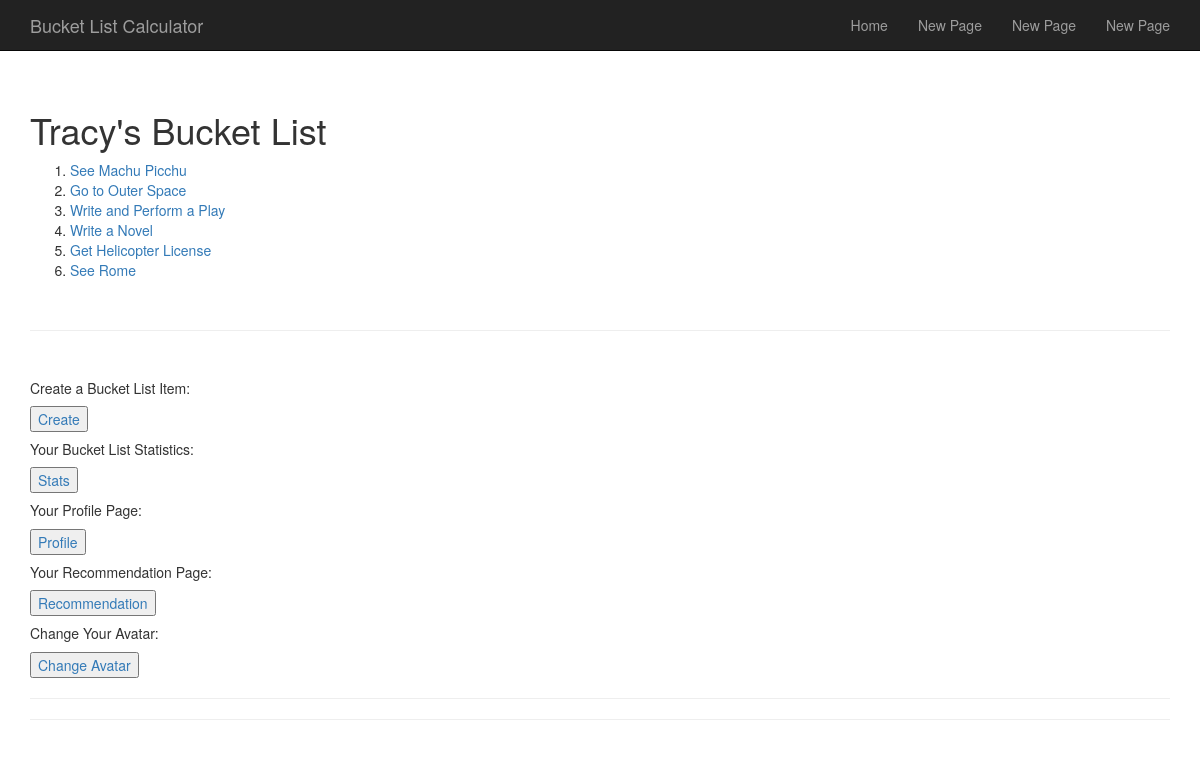
The page /bucketlist/mylist/ (signed in) on the database its author committed.
### BucketList/models.py (models this page shows, shortened)
class BucketListItem(models.Model):
    text = models.CharField(max_length = 200)
    pub_by = models.ForeignKey(User,editable = False)
    pub_date = models.DateTimeField(editable=False)
    goal_type = models.CharField(choices = CHOICES, max_length = 200)
    cost = models.IntegerField(max_length = 20)
    time = models.IntegerField(max_length = 20)
    hours = models.IntegerField(max_length = 20)
    crossed_off = models.BooleanField(editable = False)
    def recently_added(self):
        return self.pub_date >= timezone.now() - datetime.timedelta(days = 1)
    recently_added.boolean = True

### BucketList/views.py (the view)
@login_required
def my_list(request):
    personal_list = BucketListItem.objects.all().filter(pub_by = request.user.id)
    context = {'personal_list': personal_list,
                      'user': request.user.username
                    }
    return render(request, 'BucketList/mylist.html', context)

### BucketList/templates/BucketList/mylist.html (shortened to what this page needs)
{% extends 'base.html' %}
{% block content %}
{% if user %}
    <br/>
    <h1>{{user}}'s Bucket List</h1>
    {% load avatar_tags %}
    {% load inbox %}
    {% if personal_list %}
        <ol>
        {% for item in personal_list %}
            {% if item.crossed_off == True %}
                <li><a href = '/bucketlist/mylist/view/{{item.id}}/'  style="text-decoration: line-through;">{{ item.text }}</a></li>
            {% else %}
                <li><a href = '/bucketlist/mylist/view/{{item.id}}/'>{{ item.text }}</a></li>
            {% endif %}
        {% endfor %}
        </ol>
    {% else %}
        <p>You don't have any Bucket List items yet!  Better get on that.</p>
    {% endif %}
    <br/>
    <hr>
    <br/>
    <h5>Create a Bucket List Item:</h5>
    <button><a href="/bucketlist/create/">Create</a></button>
    <br/>
    <h5>Your Bucket List Statistics:</h5>
    <button><a href="/bucketlist/mylist/stats/">Stats</a></button>
    <br/>
    <h5>Your Profile Page:</h5>
    <button><a href="/bucketlist/userstats/{{user}}">Profile</a></button>
    <br/>
    <h5>Your Recommendation Page:</h5>
    <button><a href="/bucketlist/mylist/recommendation/">Recommendation</a></button>
    <br/>
    <h5>Change Your Avatar:</h5>
    <button><a href="{% url 'avatar_change' %}">Change Avatar</a></button>
    <br/>
{% else %}
    <p>Sorry, it doesn't seem like you are logged in!</p>
{% endif %}
{% endblock content %}

### templates/base.html (style rules this page uses)
body { padding-top: 70px; }

### rows shown on the page
BucketListItem: text "See Machu Picchu"
BucketListItem: text "Go to Outer Space"
BucketListItem: text "Write and Perform a Play"
BucketListItem: text "Write a Novel"
BucketListItem: text "Get Helicopter License"
BucketListItem: text "See Rome"

### other values the page prints
{{ user }} "Tracy"
